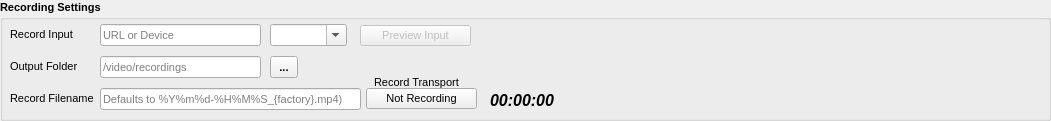
     <widget class="QGroupBox" name="groupRecordSettings">
      <property name="geometry">
       <rect>
        <x>10</x>
        <y>530</y>
        <width>1051</width>
        <height>121</height>
       </rect>
      </property>
      <property name="font">
       <font>
        <pointsize>8</pointsize>
        <italic>false</italic>
        <bold>true</bold>
       </font>
      </property>
      <property name="title">
       <string>Recording Settings</string>
      </property>
      <widget class="QToolButton" name="buttonRecordOutputFolder">
       <property name="geometry">
        <rect>
         <x>270</x>
         <y>56</y>
         <width>28</width>
         <height>22</height>
        </rect>
       </property>
       <property name="toolTip">
        <string>Choose Output Folder</string>
       </property>
       <property name="text">
        <string>...</string>
       </property>
      </widget>
      <widget class="QLineEdit" name="RecordOutputFolder">
       <property name="geometry">
        <rect>
         <x>100</x>
         <y>56</y>
         <width>161</width>
         <height>22</height>
        </rect>
       </property>
       <property name="font">
        <font>
         <pointsize>8</pointsize>
         <italic>false</italic>
         <bold>false</bold>
        </font>
       </property>
       <property name="toolTip">
        <string>Output Folder for Recordings</string>
       </property>
       <property name="placeholderText">
        <string>/video/recordings</string>
       </property>
      </widget>
      <widget class="QLabel" name="l_RecordOutputFolder">
       <property name="geometry">
        <rect>
         <x>10</x>
         <y>58</y>
         <width>71</width>
         <height>16</height>
        </rect>
       </property>
       <property name="font">
        <font>
         <pointsize>8</pointsize>
         <italic>false</italic>
         <bold>false</bold>
        </font>
       </property>
       <property name="text">
        <string>Output Folder</string>
       </property>
      </widget>
      <widget class="QLineEdit" name="RecordFilename">
       <property name="geometry">
        <rect>
         <x>100</x>
         <y>88</y>
         <width>261</width>
         <height>22</height>
        </rect>
       </property>
       <property name="font">
        <font>
         <pointsize>8</pointsize>
         <italic>false</italic>
         <bold>false</bold>
        </font>
       </property>
       <property name="toolTip">
        <string>Filename for Recording: Defaults to %Y%m%d-%H%M%S_{factory}.mp4)</string>
       </property>
       <property name="placeholderText">
        <string>Defaults to %Y%m%d-%H%M%S_{factory}.mp4)</string>
       </property>
      </widget>
      <widget class="QLabel" name="l_RecordFilename">
       <property name="geometry">
        <rect>
         <x>10</x>
         <y>90</y>
         <width>91</width>
         <height>16</height>
        </rect>
       </property>
       <property name="font">
        <font>
         <pointsize>8</pointsize>
         <italic>false</italic>
         <bold>false</bold>
        </font>
       </property>
       <property name="text">
        <string>Record Filename</string>
       </property>
      </widget>
      <widget class="QLineEdit" name="RecordInput">
       <property name="geometry">
        <rect>
         <x>100</x>
         <y>24</y>
         <width>161</width>
         <height>22</height>
        </rect>
       </property>
       <property name="font">
        <font>
         <pointsize>8</pointsize>
         <italic>false</italic>
         <bold>false</bold>
        </font>
       </property>
       <property name="placeholderText">
        <string>URL or Device</string>
       </property>
      </widget>
      <widget class="QLabel" name="l_RecordInput">
       <property name="geometry">
        <rect>
         <x>10</x>
         <y>26</y>
         <width>71</width>
         <height>16</height>
        </rect>
       </property>
       <property name="font">
        <font>
         <pointsize>8</pointsize>
         <italic>false</italic>
         <bold>false</bold>
        </font>
       </property>
       <property name="text">
        <string>Record Input</string>
       </property>
      </widget>
      <widget class="QPushButton" name="StartStopRecording">
       <property name="geometry">
        <rect>
         <x>366</x>
         <y>88</y>
         <width>111</width>
         <height>21</height>
        </rect>
       </property>
       <property name="font">
        <font>
         <pointsize>8</pointsize>
         <italic>false</italic>
         <bold>false</bold>
        </font>
       </property>
       <property name="toolTip">
        <string>Recording Toggle Switch</string>
       </property>
       <property name="text">
        <string>Not Recording</string>
       </property>
      </widget>
      <widget class="QLabel" name="l_StartStopRecording">
       <property name="geometry">
        <rect>
         <x>374</x>
         <y>72</y>
         <width>91</width>
         <height>20</height>
        </rect>
       </property>
       <property name="font">
        <font>
         <pointsize>8</pointsize>
         <italic>false</italic>
         <bold>false</bold>
        </font>
       </property>
       <property name="text">
        <string>Record Transport</string>
       </property>
      </widget>
      <widget class="QPushButton" name="PreviewRecInput">
       <property name="enabled">
        <bool>false</bool>
       </property>
       <property name="geometry">
        <rect>
         <x>360</x>
         <y>25</y>
         <width>111</width>
         <height>21</height>
        </rect>
       </property>
       <property name="font">
        <font>
         <pointsize>8</pointsize>
         <italic>false</italic>
         <bold>false</bold>
        </font>
       </property>
       <property name="toolTip">
        <string>Open a small preview window of video input</string>
       </property>
       <property name="text">
        <string>Preview Input</string>
       </property>
      </widget>
      <widget class="QComboBox" name="RecordAudioSource">
       <property name="geometry">
        <rect>
         <x>270</x>
         <y>24</y>
         <width>77</width>
         <height>22</height>
        </rect>
       </property>
       <property name="font">
        <font>
         <pointsize>8</pointsize>
         <italic>false</italic>
         <bold>false</bold>
        </font>
       </property>
       <property name="toolTip">
        <string>Recording Audio Source</string>
       </property>
       <property name="editable">
        <bool>true</bool>
       </property>
       <item>
        <property name="text">
         <string/>
        </property>
       </item>
       <item>
        <property name="text">
         <string>None</string>
        </property>
       </item>
       <item>
        <property name="text">
         <string>Camera</string>
        </property>
       </item>
       <item>
        <property name="text">
         <string>Pulse</string>
        </property>
       </item>
      </widget>
      <widget class="QLabel" name="RecordElapsed">
       <property name="geometry">
        <rect>
         <x>490</x>
         <y>90</y>
         <width>81</width>
         <height>20</height>
        </rect>
       </property>
       <property name="font">
        <font>
         <pointsize>12</pointsize>
         <italic>true</italic>
         <bold>true</bold>
        </font>
       </property>
       <property name="text">
        <string>00:00:00</string>
       </property>
      </widget>
     </widget>
